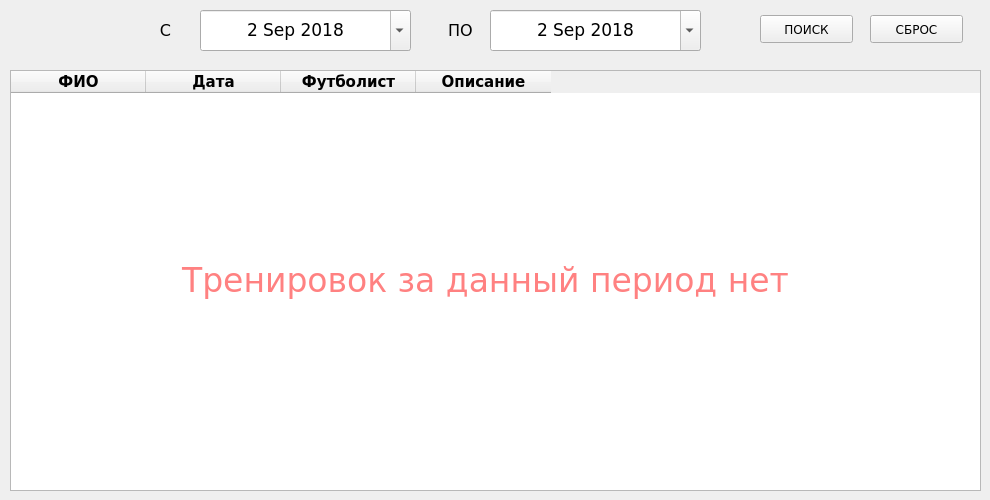
    <widget class="QWidget" name="history">
     <attribute name="title">
      <string>Прошлые тренировки</string>
     </attribute>
     <widget class="QDateEdit" name="fromDate">
      <property name="geometry">
       <rect>
        <x>200</x>
        <y>10</y>
        <width>211</width>
        <height>41</height>
       </rect>
      </property>
      <property name="font">
       <font>
        <family>Verdana</family>
        <pointsize>13</pointsize>
       </font>
      </property>
      <property name="alignment">
       <set>Qt::AlignCenter</set>
      </property>
      <property name="dateTime">
       <datetime>
        <hour>0</hour>
        <minute>0</minute>
        <second>0</second>
        <year>2018</year>
        <month>9</month>
        <day>2</day>
       </datetime>
      </property>
      <property name="maximumDate">
       <date>
        <year>2040</year>
        <month>10</month>
        <day>2</day>
       </date>
      </property>
      <property name="minimumDate">
       <date>
        <year>2018</year>
        <month>9</month>
        <day>2</day>
       </date>
      </property>
      <property name="calendarPopup">
       <bool>true</bool>
      </property>
     </widget>
     <widget class="QDateEdit" name="toDate">
      <property name="geometry">
       <rect>
        <x>490</x>
        <y>10</y>
        <width>211</width>
        <height>41</height>
       </rect>
      </property>
      <property name="font">
       <font>
        <family>Verdana</family>
        <pointsize>13</pointsize>
       </font>
      </property>
      <property name="alignment">
       <set>Qt::AlignCenter</set>
      </property>
      <property name="maximumDate">
       <date>
        <year>2040</year>
        <month>10</month>
        <day>2</day>
       </date>
      </property>
      <property name="minimumDate">
       <date>
        <year>2018</year>
        <month>9</month>
        <day>2</day>
       </date>
      </property>
      <property name="calendarPopup">
       <bool>true</bool>
      </property>
     </widget>
     <widget class="QLabel" name="sectorLabel_2">
      <property name="geometry">
       <rect>
        <x>140</x>
        <y>15</y>
        <width>51</width>
        <height>31</height>
       </rect>
      </property>
      <property name="font">
       <font>
        <family>Verdana</family>
        <pointsize>12</pointsize>
       </font>
      </property>
      <property name="text">
       <string>C</string>
      </property>
      <property name="alignment">
       <set>Qt::AlignCenter</set>
      </property>
     </widget>
     <widget class="QLabel" name="sectorLabel_3">
      <property name="geometry">
       <rect>
        <x>440</x>
        <y>15</y>
        <width>41</width>
        <height>31</height>
       </rect>
      </property>
      <property name="font">
       <font>
        <family>Verdana</family>
        <pointsize>12</pointsize>
       </font>
      </property>
      <property name="text">
       <string>ПО</string>
      </property>
      <property name="alignment">
       <set>Qt::AlignCenter</set>
      </property>
     </widget>
     <widget class="QPushButton" name="searchButton">
      <property name="geometry">
       <rect>
        <x>760</x>
        <y>15</y>
        <width>93</width>
        <height>28</height>
       </rect>
      </property>
      <property name="font">
       <font>
        <family>Verdana</family>
        <pointsize>9</pointsize>
       </font>
      </property>
      <property name="text">
       <string>ПОИСК</string>
      </property>
     </widget>
     <widget class="QPushButton" name="resetButton">
      <property name="geometry">
       <rect>
        <x>870</x>
        <y>15</y>
        <width>93</width>
        <height>28</height>
       </rect>
      </property>
      <property name="font">
       <font>
        <family>Verdana</family>
        <pointsize>9</pointsize>
       </font>
      </property>
      <property name="text">
       <string>СБРОС</string>
      </property>
     </widget>
     <widget class="QLabel" name="historyLabel">
      <property name="geometry">
       <rect>
        <x>20</x>
        <y>250</y>
        <width>931</width>
        <height>61</height>
       </rect>
      </property>
      <property name="font">
       <font>
        <family>Verdana</family>
        <pointsize>25</pointsize>
       </font>
      </property>
      <property name="styleSheet">
       <string notr="true">color: rgb(255, 129, 129);</string>
      </property>
      <property name="text">
       <string>Тренировок за данный период нет</string>
      </property>
      <property name="alignment">
       <set>Qt::AlignCenter</set>
      </property>
     </widget>
     <widget class="QTableWidget" name="historyTable">
      <property name="geometry">
       <rect>
        <x>10</x>
        <y>70</y>
        <width>971</width>
        <height>421</height>
       </rect>
      </property>
      <property name="font">
       <font>
        <family>Verdana</family>
        <pointsize>11</pointsize>
       </font>
      </property>
      <property name="gridStyle">
       <enum>Qt::SolidLine</enum>
      </property>
      <attribute name="horizontalHeaderMinimumSectionSize">
       <number>50</number>
      </attribute>
      <attribute name="horizontalHeaderDefaultSectionSize">
       <number>135</number>
      </attribute>
      <attribute name="horizontalHeaderHighlightSections">
       <bool>false</bool>
      </attribute>
      <attribute name="horizontalHeaderShowSortIndicator" stdset="0">
       <bool>false</bool>
      </attribute>
      <attribute name="verticalHeaderDefaultSectionSize">
       <number>35</number>
      </attribute>
      <attribute name="verticalHeaderHighlightSections">
       <bool>false</bool>
      </attribute>
      <column>
       <property name="text">
        <string>ФИО</string>
       </property>
       <property name="font">
        <font>
         <family>Verdana</family>
         <pointsize>11</pointsize>
         <weight>75</weight>
         <bold>true</bold>
        </font>
       </property>
       <property name="textAlignment">
        <set>AlignCenter</set>
       </property>
      </column>
      <column>
       <property name="text">
        <string>Дата</string>
       </property>
       <property name="font">
        <font>
         <family>Verdana</family>
         <pointsize>11</pointsize>
         <weight>75</weight>
         <bold>true</bold>
        </font>
       </property>
       <property name="textAlignment">
        <set>AlignCenter</set>
       </property>
      </column>
      <column>
       <property name="text">
        <string>Футболист</string>
       </property>
       <property name="font">
        <font>
         <family>Verdana</family>
         <pointsize>11</pointsize>
         <weight>75</weight>
         <bold>true</bold>
        </font>
       </property>
       <property name="textAlignment">
        <set>AlignCenter</set>
       </property>
      </column>
      <column>
       <property name="text">
        <string>Описание</string>
       </property>
       <property name="font">
        <font>
         <family>Verdana</family>
         <pointsize>11</pointsize>
         <weight>75</weight>
         <bold>true</bold>
        </font>
       </property>
       <property name="textAlignment">
        <set>AlignCenter</set>
       </property>
      </column>
     </widget>
     <zorder>fromDate</zorder>
     <zorder>toDate</zorder>
     <zorder>sectorLabel_2</zorder>
     <zorder>sectorLabel_3</zorder>
     <zorder>searchButton</zorder>
     <zorder>resetButton</zorder>
     <zorder>historyTable</zorder>
     <zorder>historyLabel</zorder>
    </widget>
